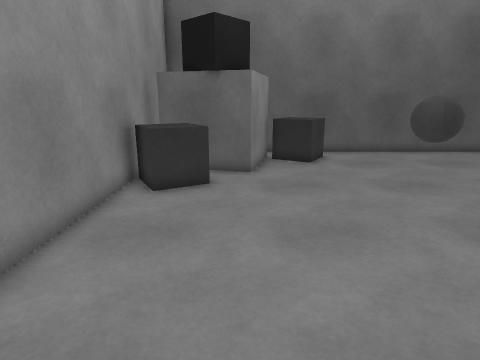
view 1 (above)

14 first-person views from a walk through a 3-D level made in the Unity game engine. The camera is 1.4 m above the floor, tilts 14° down and sees 75° across. The floor is counted in squares, 0.5 m on a side. Each view is taken from the middle of a square. On the plan, view 1 faces up. The plan holds only what a view shows up to about 20 squares ahead; the rest is blank. The player character is not drawn.

view 2
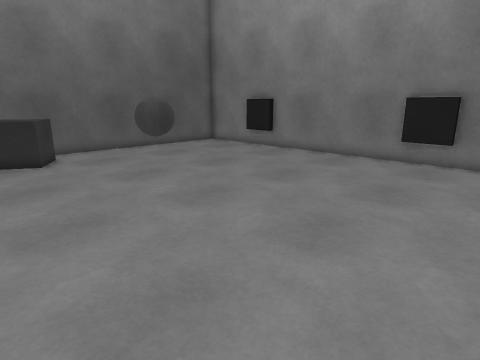

view 3
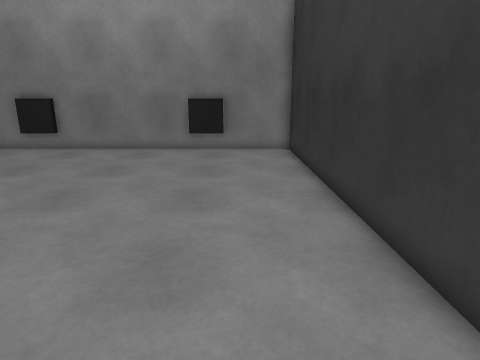

view 4
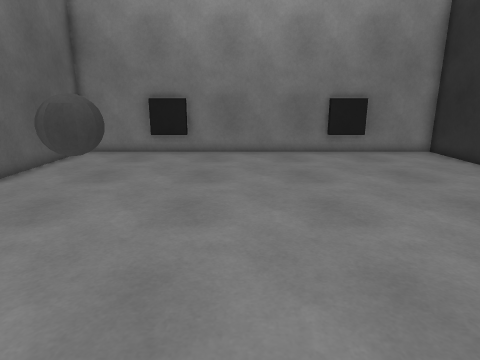

view 5
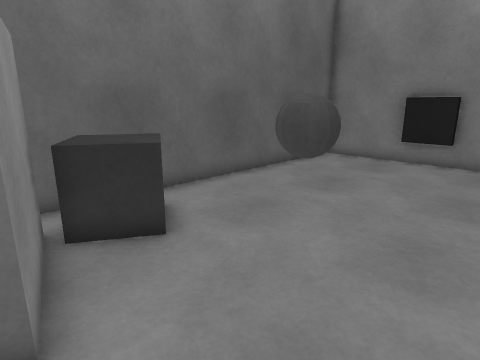

view 6
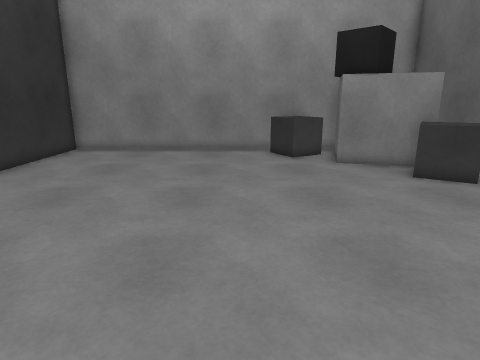

view 7
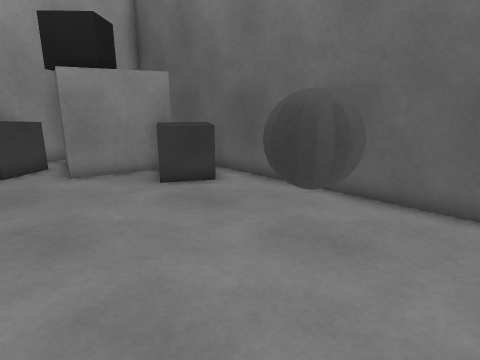

view 8
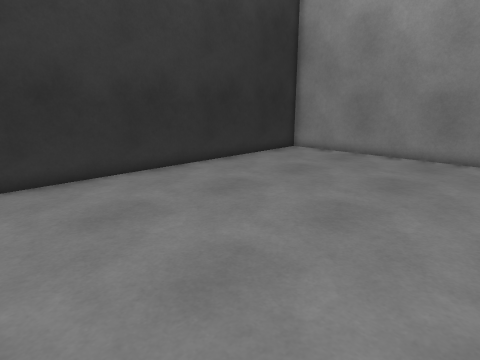

view 9
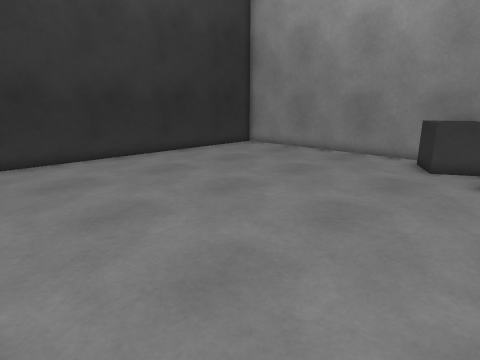

view 10
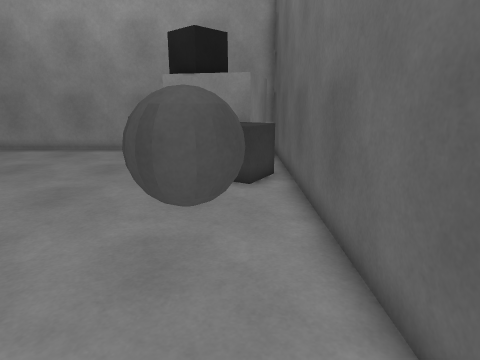

view 11
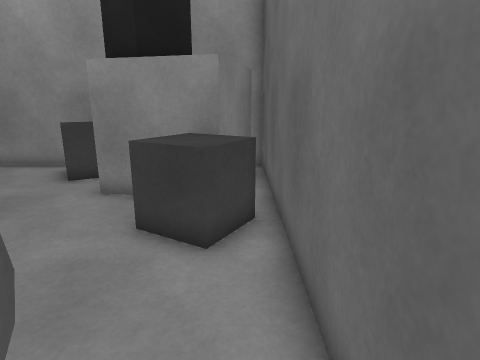

view 12
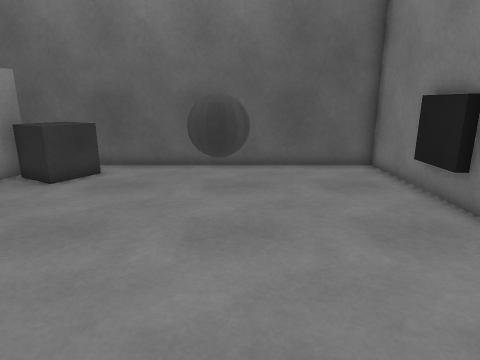

view 13
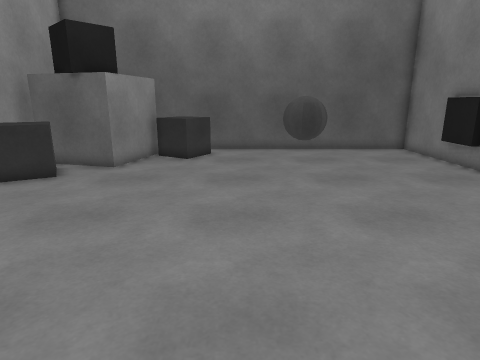

view 14
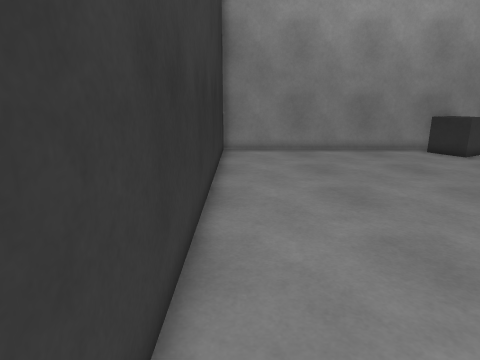

### Floor plan
Points are (right, up) in squares from view 1. A wall is a line through its corners. A room is listed if a view was taken in it or the views show most of it. See-through windows are left out.
Room 1 (views 1, 2, 3, 4, 5, 6, 7, 8, 9, 10, 11, 12, 13, 14)
walls: (-4, 15.9) (-4, -2) (16, -2) (16, 18) (-4, 18)
objects: other object (-3, 10) to (4, 17); other object (8, 14) to (10, 16)

Where each view was taken, in squares from view 1:
view 1: 0 up, 0 right, facing up
view 2: 1 down, 0 right, facing up-right
view 3: 1 up, 3 left, facing right
view 4: 9 up, 2 left, facing right
view 5: 9 up, 0 right, facing up-right
view 6: 8 up, 15 right, facing left
view 7: 9 up, 13 right, facing up-left
view 8: 10 up, 13 right, facing down-left
view 9: 14 up, 13 right, facing down-left
view 10: 16 up, 15 right, facing left
view 11: 17 up, 10 right, facing left
view 12: 4 up, 10 right, facing up
view 13: 1 down, 6 right, facing up
view 14: 1 down, 15 right, facing left
